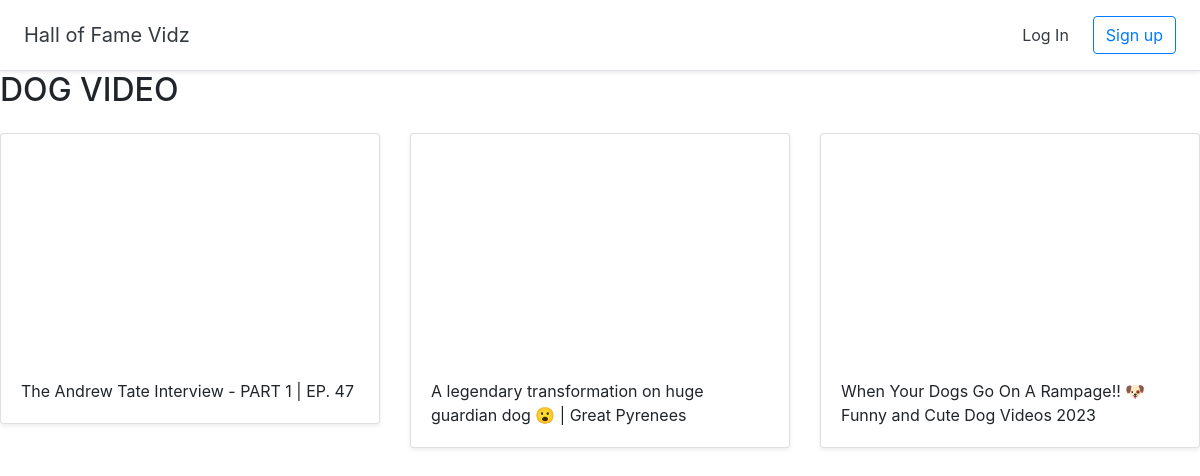
The page /hallofvid/2 on the database its author committed.
### hall/models.py (models this page shows)
class Hall(models.Model):
    title=models.CharField(max_length=255)
    user=models.ForeignKey(User,on_delete=models.CASCADE)

class Video(models.Model):
    title=models.CharField(max_length=255)
    url=models.URLField()
    youtube_id=models.CharField(max_length=255)
    hall=models.ForeignKey(Hall,on_delete=models.CASCADE)

### hall/views.py (the view)
# urls.py: path("hallofvid/<int:pk>",views.Detailhall.as_view(),name="Detailhall"),
class Detailhall(generic.DetailView):
    model=Hall
    template_name="hall/Detailhall.html"

### hall/templates/hall/Detailhall.html (shortened to what this page needs)
{% extends 'hall/base.html' %}
{% block content %}
<div class="Container">
<h2 style="text-transform: uppercase;">{{hall.title}}</h2>
<div class="row">
  {% for video in hall.video_set.all %}
    <div class="col-md-4 mt-3"><div class="card mb-4 shadow-sm">
      <iframe width="100%" height="225" src="https://www.youtube.com/embed/{{video.youtube_id}}" frameborder="0" allow="accelerometer; autoplay; encrypted-media; gyroscope; picture-in-picture" allowfullscreen></iframe>
      <div class="card-body"><p class="card-text">{{video.title}}</p>
      </div>
    </div></div>
  {% endfor %}
</div>
</div>
{% endblock %}

### rows shown on the page
Hall: title "DOG VIDEO"
Video: title "The Andrew Tate Interview - PART 1 | EP. 47"
Video: title "A legendary transformation on huge guardian dog 😮 | Great Pyrenees"
Video: title "When Your Dogs Go On A Rampage!! 🐶Funny and Cute Dog Videos 2023"
